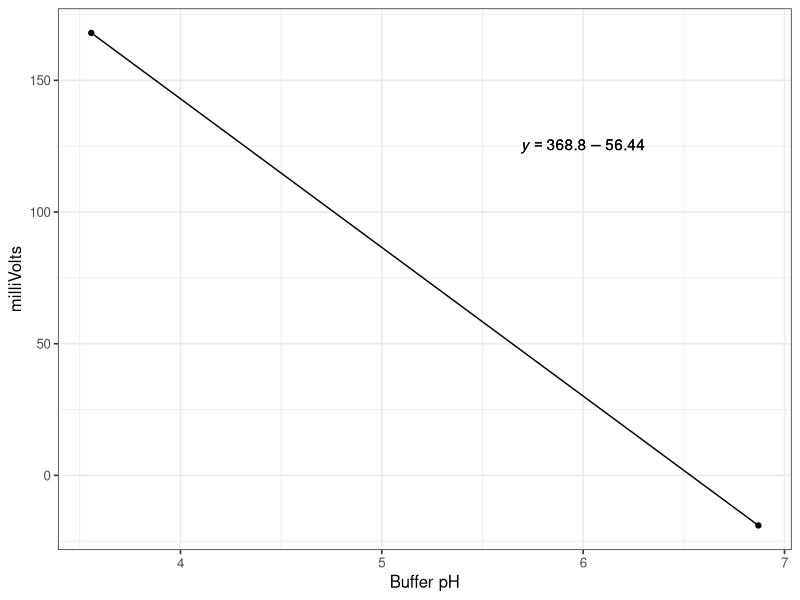

The R script that drew this image:
## ---- chunk 1
#| echo: false
#| warning: false
#| fig-width: 5
#| fig-height: 3
#| fig-alt: |
#|   A scatterplot of buffer pH vs millivolts
library(ggplot2)
#   lm_eqn <- function(df){
#     m <- lm(y ~ x, df);
#     eq <- substitute(italic(y) == a + b %.% italic(x)*","~~italic(r)^2~"="~r2, 
#          list(a = format(unname(coef(m)[1]), digits = 2),
#               b = format(unname(coef(m)[2]), digits = 2),
#              r2 = format(summary(m)$r.squared, digits = 3)))
#     as.character(as.expression(eq));
# }

lm_eqn <- function(df){

    m <- lm(y ~ x, df);
    
    if(coef(m)[2] > 0) {
    eq <- substitute(italic(y) == a + b, 
         list(a = format(unname(coef(m)[1]), digits = 4),
              b = format(unname(coef(m)[2]), digits = 4)))
    } else {
      eq <- substitute(italic(y) == a - b, 
         list(a = format(unname(coef(m)[1]), digits = 4),
              b = format(unname(-coef(m)[2]), digits = 4)))
    }
    
    as.character(as.expression(eq));
}

df = data.frame(x = c(3.557, 6.87), y = c(168,-19))

ggplot(df, aes(x = x, y = y)) +
  geom_point() +
  geom_path() +
  geom_text(x = 6, y = 125, label = lm_eqn(df), parse = TRUE) +
  labs(
    x = "Buffer pH",
    y = "milliVolts"
  ) +
  theme_bw(base_size = 12)
